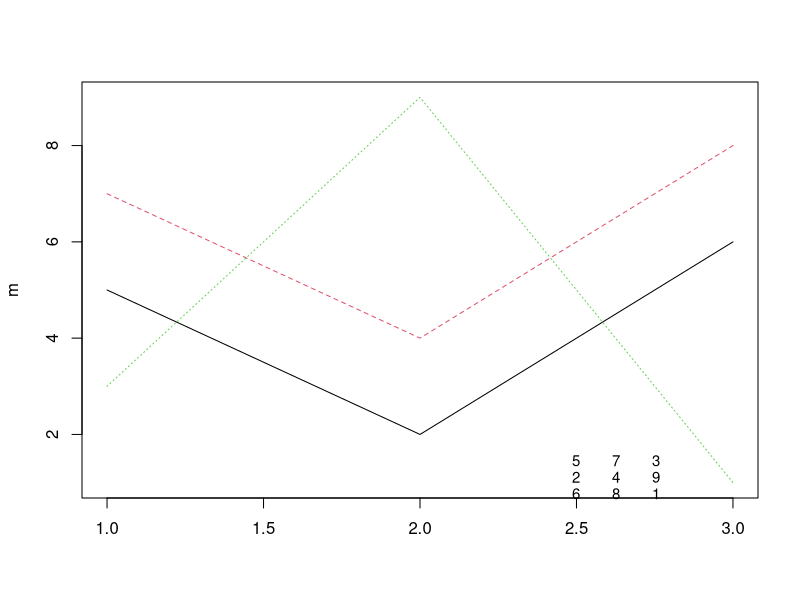

The R source for this figure:
library(gplots) #after install.packages("gplots")
m <- matrix(sample(9), 3)
matplot(m, type='l')
par(fig = c(0.5, 1,  0, 0.5), new = T)
textplot(m, show.rownames = F, show.colnames = F, cex = 0.9)
